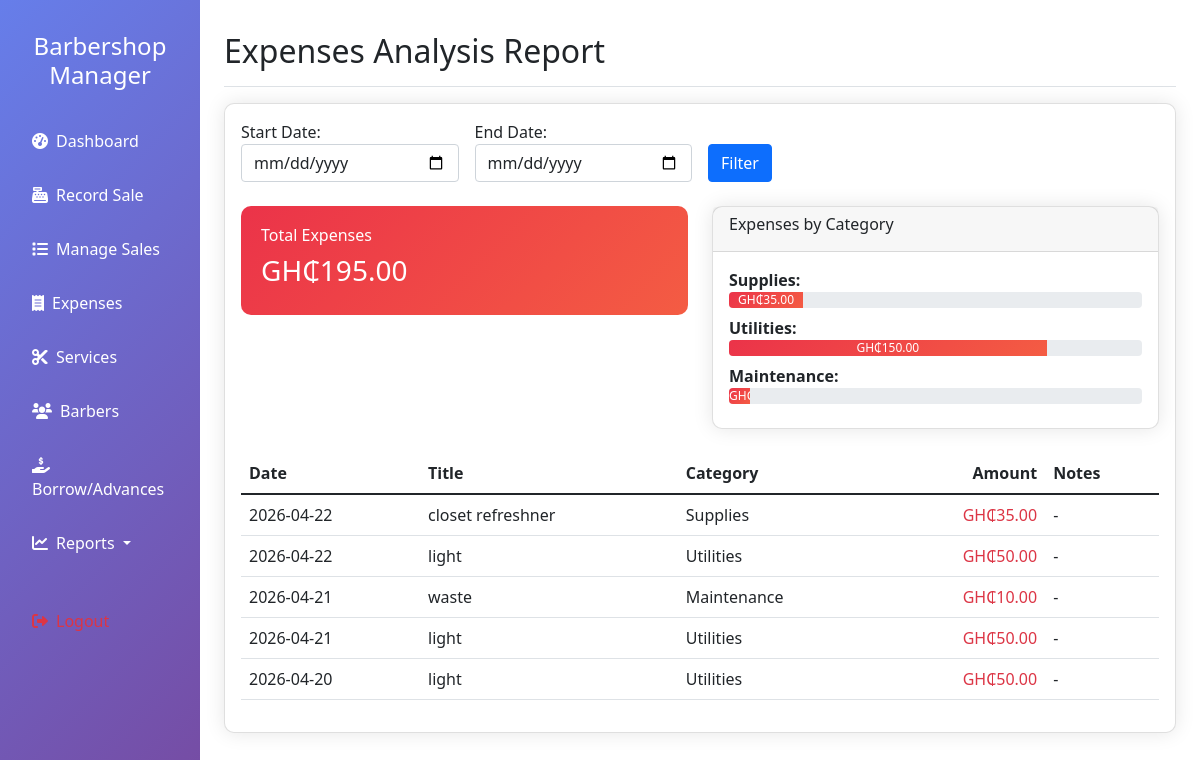
Screenshot of /reports/expenses-report (signed in) with the database file from the repository.
### app/models.py (models this page shows, shortened)
class Expense(db.Model):
    __tablename__ = 'expenses'
    id = db.Column(db.Integer, primary_key=True)
    title = db.Column(db.String(200), nullable=False)
    amount = db.Column(db.Float, nullable=False)
    category = db.Column(db.String(100), nullable=False)
    expense_date = db.Column(db.Date, nullable=False, default=datetime.utcnow().date)
    notes = db.Column(db.Text)
    created_at = db.Column(db.DateTime, default=datetime.utcnow)

### app/reports/routes.py (the view)
@reports_bp.route('/expenses-report')
@login_required
def expenses_report():
    start_date = request.args.get('start_date')
    end_date = request.args.get('end_date')
    query = Expense.query
    if start_date:
        start = datetime.strptime(start_date, '%Y-%m-%d').date()
        query = query.filter(Expense.expense_date >= start)
    if end_date:
        end = datetime.strptime(end_date, '%Y-%m-%d').date()
        query = query.filter(Expense.expense_date <= end)
    expenses = query.order_by(Expense.expense_date.desc()).all()
    total = sum(e.amount for e in expenses)
    by_category = {}
    for expense in expenses:
        by_category[expense.category] = by_category.get(expense.category, 0) + expense.amount
    return render_template('reports/expenses_report.html',
                         expenses=expenses,
                         total=total,
                         by_category=by_category,
                         start_date=start_date,
                         end_date=end_date)

### app/extensions.py (called while the page is built)
def init_login_manager(app):
    from app.models import Admin
    @login_manager.user_loader
    def load_user(user_id):
        return Admin.query.get(int(user_id))
    login_manager.init_app(app)

### app/templates/reports/expenses_report.html (shortened to what this page needs)
{% extends "base.html" %}
{% block page_title %}Expenses Analysis Report{% endblock %}
{% block content %}
<div class="card">
    <div class="card-body">
        <form method="GET" class="row g-3 mb-4">
            <div class="col-md-3">
                <label>Start Date:</label>
                <input type="date" name="start_date" class="form-control" value="{{ start_date or '' }}">
            </div>
            <div class="col-md-3">
                <label>End Date:</label>
                <input type="date" name="end_date" class="form-control" value="{{ end_date or '' }}">
            </div>
            <div class="col-md-2 align-self-end">
                <button type="submit" class="btn btn-primary">Filter</button>
            </div>
        </form>
        <div class="row mb-4">
            <div class="col-md-6">
                <div class="stat-card bg-danger">
                    <h6>Total Expenses</h6>
                    <h3>GH₵{{ "%.2f"|format(total) }}</h3>
                </div>
            </div>
            <div class="col-md-6">
                <div class="card">
                    <div class="card-header">
                        <h6>Expenses by Category</h6>
                    </div>
                    <div class="card-body" id="expenses-categories-container">
                        {% for category, amount in by_category.items() %}
                        <div class="mb-2" data-category="{{ category }}" data-amount="{{ amount }}" data-total="{{ total }}">
                            <strong>{{ category|capitalize }}:</strong>
                            <div class="progress">
                                <div class="progress-bar bg-danger" role="progressbar" style="width: 0%;" aria-valuenow="0" aria-valuemin="0" aria-valuemax="100">
                                    GH₵{{ "%.2f"|format(amount) }}
                                </div>
                            </div>
                        </div>
                        {% endfor %}
                    </div>
                </div>
            </div>
        </div>
        <div class="table-responsive">
            <table class="table table-hover">
                <thead>
                    <tr>
                        <th>Date</th>
                        <th>Title</th>
                        <th>Category</th>
                        <th class="text-end">Amount</th>
                        <th>Notes</th>
                    </tr>
                </thead>
                <tbody>
                    {% for expense in expenses %}
                    <tr>
                        <td>{{ expense.expense_date.strftime('%Y-%m-%d') }}</td>
                        <td>{{ expense.title }}</td>
                        <td>{{ expense.category|capitalize }}</td>
                        <td class="text-end text-danger">GH₵{{ "%.2f"|format(expense.amount) }}</td>
                        <td>{{ expense.notes or '-' }}</td>
                    </tr>
                    {% else %}
                    <tr>
                        <td colspan="5" class="text-center">No expenses found for the selected period</td
                    </tr>
                    {% endfor %}
                </tbody>
            </table>
        </div>
    </div>
</div>
{% endblock %}

### app/static/css/helper.css (style rules this page uses)
.form-control::placeholder { color: rgba(255,255,255,0.4); }

### app/templates/base.html (style rules this page uses)
.card { border-radius: 10px; box-shadow: 0 0 20px rgba(0,0,0,0.1); }
.stat-card { background: linear-gradient(135deg, #667eea 0%, #764ba2 100%); color: white; padding: 20px; border-radius: 10px; margin-bottom: 20px; }
.bg-danger { background: linear-gradient(135deg, #eb3349 0%, #f45c43 100%) !important; }

### rows the page displays
Expense: category "Supplies", amount "35.00", expense_date "2026-04-22", title "closet refreshner", notes "-"
Expense: category "Utilities", amount "150.00", expense_date "2026-04-22", title "light", amount "50.00", notes "-"
Expense: category "Maintenance", expense_date "2026-04-21", title "waste", amount "10.00", notes "-"
Expense: expense_date "2026-04-21", title "light", category "Utilities", amount "50.00", notes "-"
Expense: expense_date "2026-04-20", title "light", category "Utilities", amount "50.00", notes "-"

### other values shown
{{ "%.2f"|format(total) }} "195.00"
